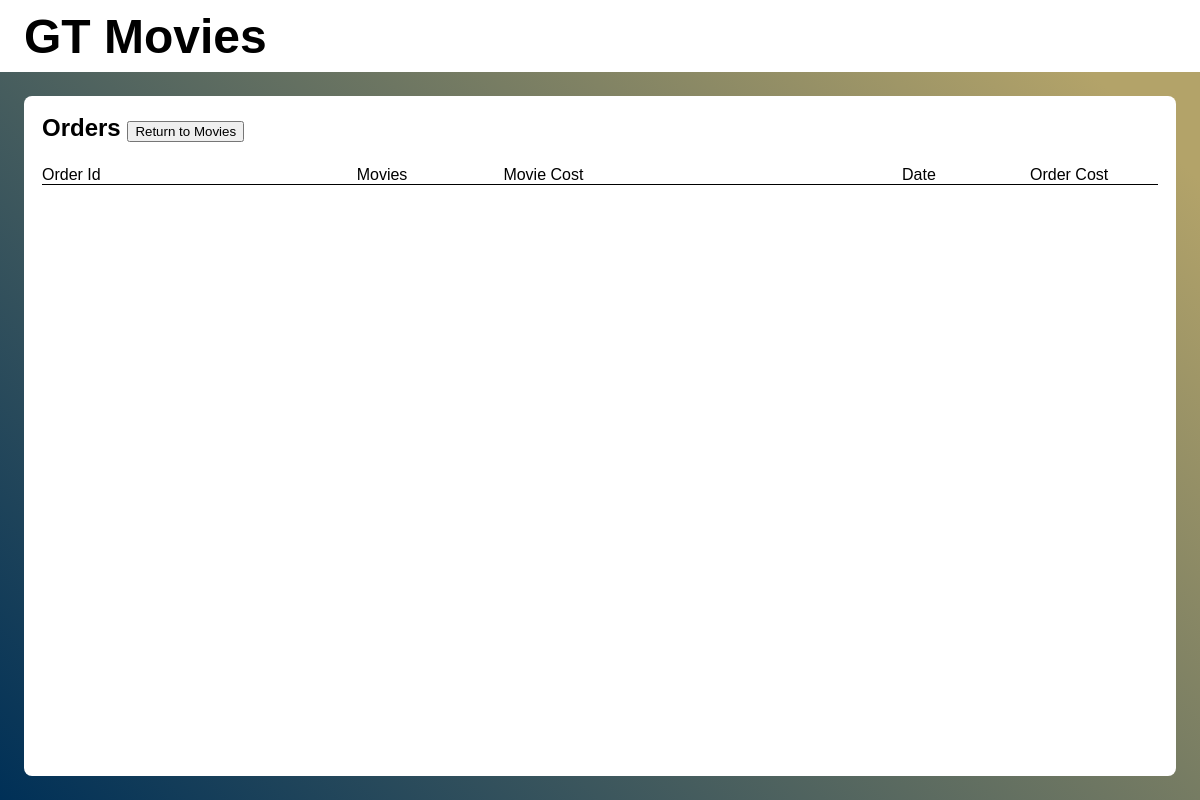
The app's page /auths/orders/ (signed in), older data.
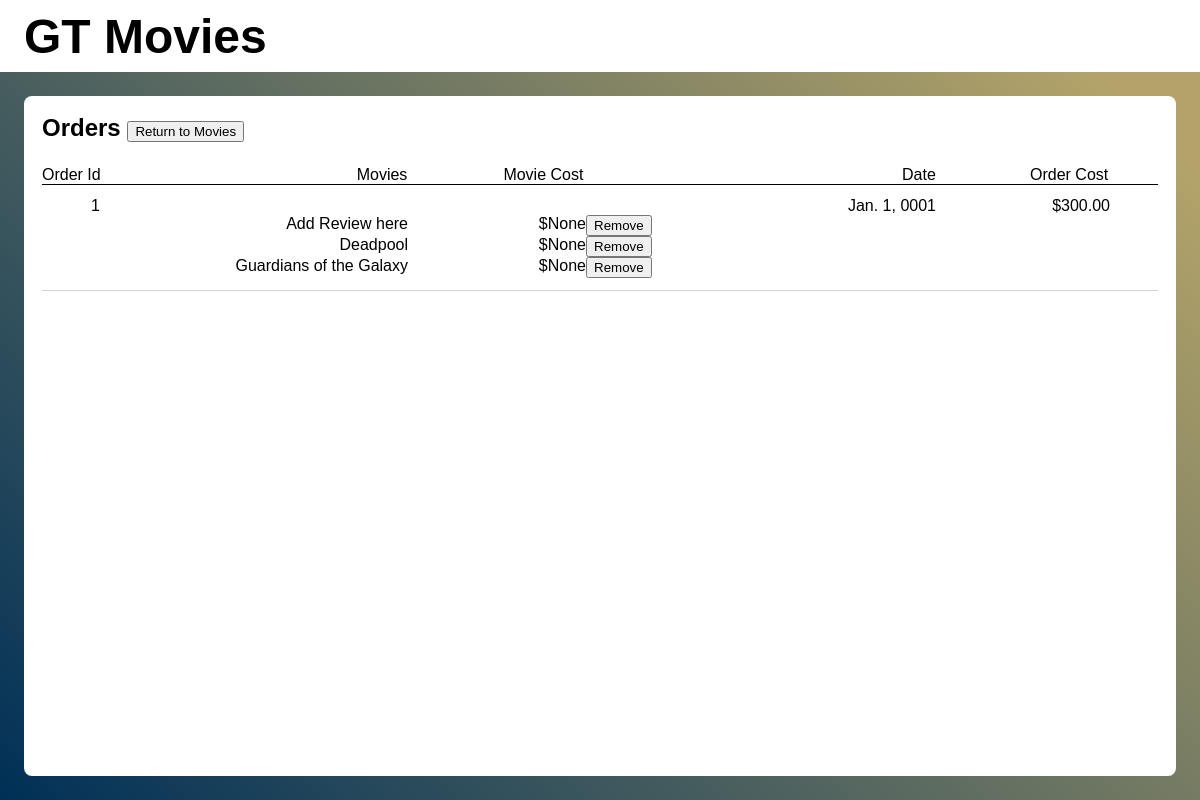
The same page, newer data.
### orders/models.py (models this page shows, shortened)
class Order(models.Model):
    id = models.AutoField(primary_key=True)
    user = models.ForeignKey(User, on_delete=models.CASCADE)
    date = models.DateField()
    price = models.FloatField()
    movies = models.ManyToManyField(Movie)
    ordered = models.BooleanField(default=False)

### movies/models.py (models this page shows, shortened)
class Movie(models.Model):
    title = models.CharField(max_length=255)
    description = models.TextField()
    release_date = models.DateField()
    price = models.FloatField()
    duration = models.PositiveBigIntegerField()
    poster = models.ImageField(upload_to='posters/', blank=True, null=True)

### orders/views.py (the view, shortened to what this page needs)
# urls.py: path('orders/', include('orders.urls')),
@login_required(login_url='auths:login')
def orders(request):
    if request.method == "GET":
        orders = Order.objects.filter(user=request.user).all()
        args = {
            'orders': []
        }
        for order in orders:
            movies = []
            for movie in order.movies.all():
                movies.append({
                    'title': movie.title,
                     'cost': movie.price,
                    'id': movie.id,
                })
            args['orders'].append({
                'date': order.date,
                'cost': order.price,
                'id': order.id,
                'movies': movies
            })
        return render(request, 'orders/orders.html', args)

### orders/templates/orders/orders.html (shortened to what this page needs)
{% extends 'auths/base.html' %}
{% block content %}
    <div style="width: 100%; height: 100%">
    <div style="height: 72px"></div>
    <div
            style="
            background: white;
            margin: 24px;
            padding: 18px;
            border-radius: 8px;
            width: auto;
            height: calc(100% - 72px - 48px - 36px);
        "
    >
        <div style="font-size: 24px; font-weight: bold; margin-bottom: 24px">
            Orders
            <a href="{% url 'movie_list:movie_list' %}">
                <button type="button">Return to Movies</button>
            </a>
        </div>
        <div
                style="
                width: 100%;
                display: flex;
                justify-content: space-between;
                border-bottom: 1px solid black;
            "
        >
            <div style="display: flex; gap: 256px">
                <div>Order Id</div>
                <div style="display: flex; gap: 96px">
                    <div>Movies</div>
                    <div>Movie Cost</div>
                </div>
            </div>
            <div style="display: flex">
                <div style="width: 128px">Date</div>
                <div style="width: 128px">Order Cost</div>
            </div>
        </div>
        <div style="overflow: auto; height: calc(100% - 76px);">
            <div
                    style="
                    display: flex;
                    flex-direction: column;
                    padding-top: 12px;
                    padding-bottom: 12px;
                    gap: 12px;
                "
            >
                {% for order in orders %}
                    <div
                            style="
                        border-bottom: 1px solid lightgray;
                        padding-bottom: 12px;
                    "
                    >
                    <div
                            style="
                            width: 100%;
                            display: flex;
                            justify-content: space-between;
                        "
                    >
                        <div style="width: 58px; text-align: right">
                            {{ order.id }}
                        </div>
                        <div
                                style="
                                display: flex;
                                align-items: left;
                                padding-right: 48px;
                            "
                        >
                            <div style="width: 128px; text-align: right">
                                {{ order.date }}
                            </div>
                            <div style="width: 174px; text-align: right">
                                ${{ order.cost|floatformat:"2" }}
                            </div>
                        </div>
                    </div>
                    <div>
                        {% for movie in order.movies %}
                            <div style="display: flex">
                            <div style="width: 366px; text-align: right">
                                {{ movie.title }}
                            </div>
                            <div style="width: 178px; text-align: right">
                                ${{ movie.cost }}
                            </div>
                                <a href="{% url 'orders:remove_cart' movie.id %}">
                                    <button type="button">Remove</button>
                                </a>
                            </div>
                        {% endfor %}
                        </div>
                    </div>
                {% endfor %}
                </div>
            </div>
        </div>
    </div>
{% endblock content %}

Row changes from the older to the newer data that the page shows:
added Order: date "Jan. 1, 0001"
now on this page (row unchanged): Movie: title "Add Review here"
added Movie: title "Deadpool"
added Movie: title "Guardians of the Galaxy"
Text that changed along with them:
new list line: "1 $ 300.00 $ None Remove $ None Remove $ None Remove"
